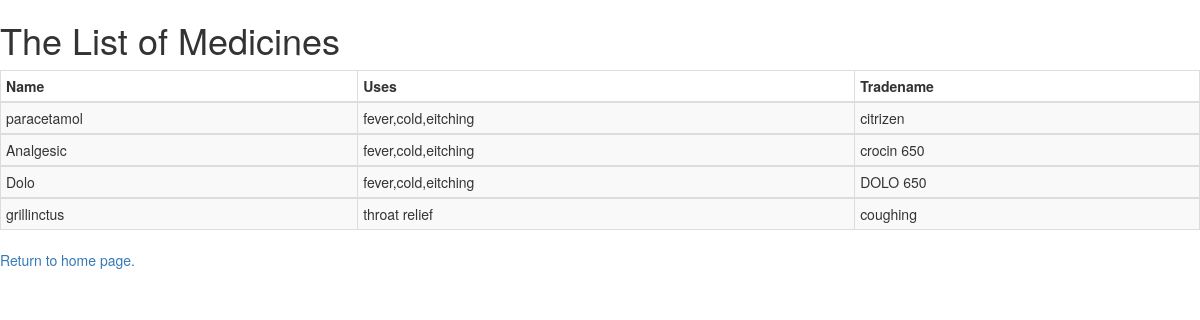
The page /medicines on the database its author committed.
### MedicalDonation/models.py (models this page shows, shortened)
class medicine(models.Model):
    name = models.CharField(max_length=32)
    mfgdate = models.DateField(auto_now=True)
    expdate = models.DateField(auto_now=True)
    manufacturer = models.CharField(max_length=64)
    tradename = models.CharField(max_length=64)
    composition = models.CharField(max_length=64)
    uses = models.CharField(max_length=64)
    quantity = models.PositiveIntegerField()
    sideeffect = models.CharField(max_length=64)
    saltcomposition = models.CharField(max_length=64)
    dosage = models.CharField(max_length=64)

### MedicalDonation/views.py (the view)
# urls.py: path("medicines", views.medicines, name= "Medicine_view"),
def medicines(request):
    context = {
    "medicines": medicine.objects.all()
    }
    return render(request, "MedicalDonation/medicines.html",context)

### MedicalDonation/templates/MedicalDonation/medicines.html (shortened to what this page needs)
<!DOCTYPE html>
<html lang="en" dir="ltr">
  <head>
    <link rel="stylesheet" href="https://maxcdn.bootstrapcdn.com/bootstrap/3.3.7/css/bootstrap.min.css">
  </head>
  <body>
    <h1>The List of Medicines</h1>
    {% load static %}
    <div class="">
      <table border="1" class="table table-striped table-bordered table-hover table-condensed">
        <thead>
          <th> <b>Name</b> </th>
          <th> <b>Uses</b>  </th>
          <th> <b>Tradename</b> </th>
        </thead>
        {% for c in medicines %}
        <tbody>
            <td>{{c.name}}</td>
            <td>{{c.uses}}</td>
            <td>{{c.tradename}}</td>
        </tbody>
        {% endfor  %}
      </table>
      <a href="/">Return to home page.</a>
    </div>
  </body>
</html>

### rows shown on the page
medicine: name "paracetamol", uses "fever,cold,eitching", tradename "citrizen"
medicine: name "Analgesic", uses "fever,cold,eitching", tradename "crocin 650"
medicine: name "Dolo", uses "fever,cold,eitching", tradename "DOLO 650"
medicine: name "grillinctus", uses "throat relief", tradename "coughing"
